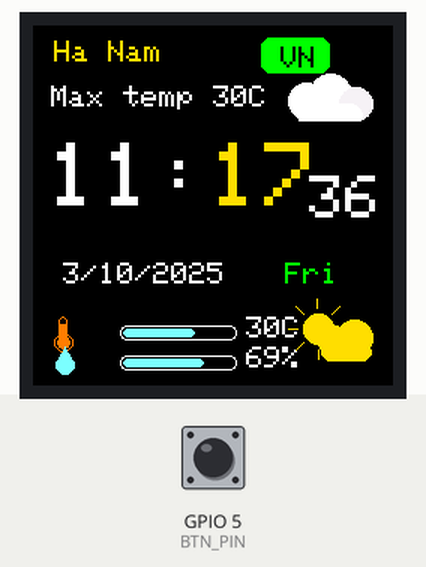
Recording of a sketch running on a simulated ESP32-C3. On the bench: 240×240 colour display. The inputs (shaded band) are chosen by the test bench; at power-on: GPIO 5 (BTN_PIN) HIGH.

Above: at 1.6 s.
1.7 s: GPIO 5 (BTN_PIN) pulled LOW for 0.15 s
At 2.3 s:
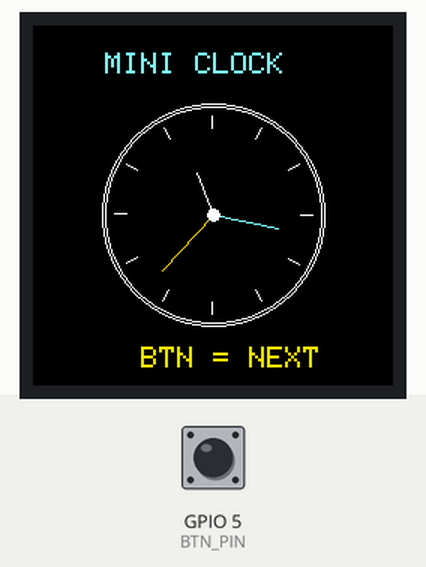
4.8 s: GPIO 5 (BTN_PIN) pulled LOW for 1 s
At 6.1 s:
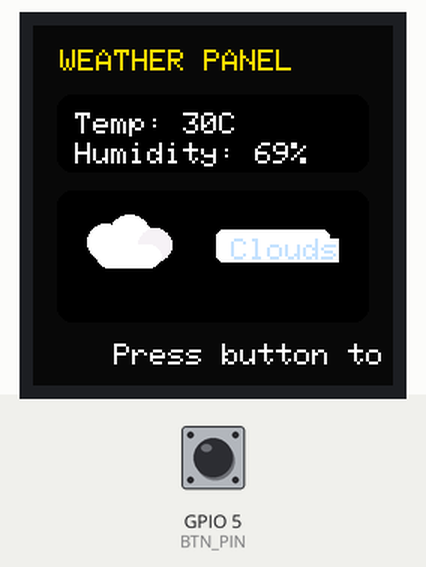
7.3 s: GPIO 5 (BTN_PIN) pulled LOW for 0.15 s
At 8.8 s:
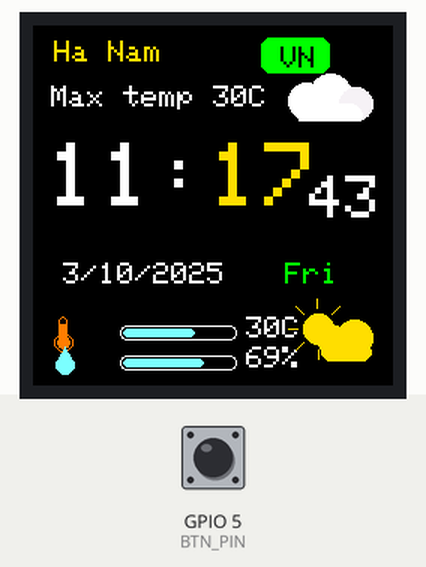
10.4 s: GPIO 5 (BTN_PIN) pulled LOW for 1 s
At 12.4 s:
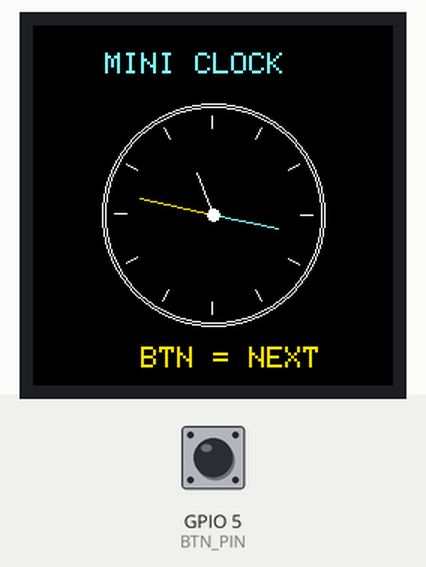
12.9 s: GPIO 5 (BTN_PIN) pulled LOW for 3.2 s
At 13.5 s:
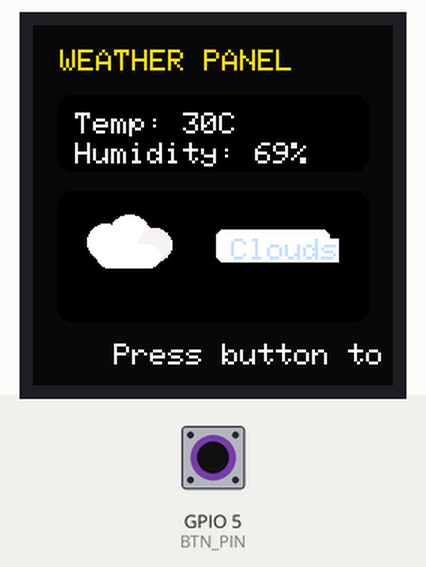
Timing chart, 0 to 15.9 s (numbered marks = the images above; inputs shaded):
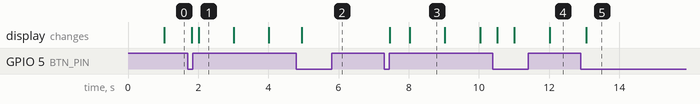

Measured:
- after the input at 1.7 s, the display: first changes after 0.12 s (image 1 shows a later state)
- after the input at 4.8 s, the display: changes after 0.15 s (image 2)
- after the input at 7.3 s, the display: first changes after 0.16 s (image 3 shows a later state)
- after the input at 10.4 s, the display: first changes after 0.12 s (image 4 shows a later state)
- after the input at 12.9 s, the display: changes after 0.16 s (image 5)
- what the display in image 1 shows lasts 1.0 s, from 2.0 s to 3.0 s

The sketch:

esp32c3_clock_v1_three_faces.ino
```cpp
#include <Adafruit_GFX.h>
#include <Adafruit_ST7789.h>
#include <SPI.h>

#define TFT_CS   7
#define TFT_DC   2
#define TFT_RST  3
#define TFT_SCLK 4
#define TFT_MOSI 6
#define BTN_PIN  5

Adafruit_ST7789 tft = Adafruit_ST7789(TFT_CS, TFT_DC, TFT_RST);

unsigned long lastTick = 0;
int hh = 11, mm = 17, ss = 35;
int dayNum = 3, monthNum = 10, yearNum = 2025;
const char* weekDay = "Fri";
int tempNow = 30;
int humidity = 69;
const char* city = "Ha Nam";
const char* country = "VN";
const char* weatherLabel = "Clouds";
int face = 0;
bool lastBtn = HIGH;
unsigned long lastDebounce = 0;

uint16_t colBg = ST77XX_BLACK;
uint16_t colWhite = ST77XX_WHITE;
uint16_t colYellow = 0xFEE0;
uint16_t colCyan = 0x7FFF;
uint16_t colGreen = 0x07E0;
uint16_t colBadgeBlue = 0xC71F;
uint16_t colOrange = 0xFD20;

void drawCloud(int x, int y) {
  tft.fillCircle(x + 14, y + 16, 12, colWhite);
  tft.fillCircle(x + 30, y + 12, 14, colWhite);
  tft.fillCircle(x + 47, y + 18, 11, 0xF79E);
  tft.fillRoundRect(x + 8, y + 18, 44, 16, 8, colWhite);
}

void drawSunCloud(int x, int y) {
  tft.fillCircle(x + 18, y + 18, 10, colYellow);
  for (int i = 0; i < 8; i++) {
    float a = i * 0.785398;
    int x1 = x + 18 + cos(a) * 14;
    int y1 = y + 18 + sin(a) * 14;
    int x2 = x + 18 + cos(a) * 20;
    int y2 = y + 18 + sin(a) * 20;
    tft.drawLine(x1, y1, x2, y2, colYellow);
  }
  tft.fillCircle(x + 28, y + 26, 10, colYellow);
  tft.fillCircle(x + 42, y + 24, 12, colYellow);
  tft.fillRoundRect(x + 20, y + 28, 34, 12, 6, colYellow);
}

void drawThermo(int x, int y) {
  tft.drawCircle(x + 6, y + 17, 6, 0xFBE0);
  tft.fillCircle(x + 6, y + 17, 4, 0xFBE0);
  tft.drawRoundRect(x + 3, y, 6, 18, 3, 0xFBE0);
  tft.fillRect(x + 4, y + 5, 4, 9, 0xFBE0);
}

void drawDrop(int x, int y) {
  tft.fillTriangle(x + 6, y, x, y + 10, x + 12, y + 10, colCyan);
  tft.fillCircle(x + 6, y + 12, 6, colCyan);
}

void drawStaticFace0() {
  tft.fillScreen(colBg);

  tft.setTextWrap(false);
  tft.setTextSize(2);
  tft.setTextColor(colYellow, colBg);
  tft.setCursor(14, 10);
  tft.print(city);

  tft.fillRoundRect(152, 8, 46, 24, 6, colGreen);
  tft.setTextColor(colBg, colGreen);
  tft.setCursor(165, 14);
  tft.print(country);

  tft.setTextColor(colWhite, colBg);
  tft.setCursor(12, 40);
  tft.print("Max temp 30C");

  drawCloud(168, 34);

  tft.fillRoundRect(150, 92, 72, 22, 5, colWhite);
  tft.setTextColor(colBadgeBlue, colWhite);
  tft.setCursor(158, 98);
  tft.print(weatherLabel);

  tft.setTextColor(colWhite, colBg);
  tft.setTextSize(2);
  tft.setCursor(20, 158);
  tft.print(dayNum);
  tft.print("/");
  tft.print(monthNum);
  tft.print("/");
  tft.print(yearNum);

  tft.setTextColor(colGreen, colBg);
  tft.setCursor(168, 158);
  tft.print(weekDay);

  drawThermo(14, 194);
  drawDrop(15, 214);

  tft.drawRoundRect(58, 200, 78, 10, 4, colWhite);
  tft.fillRoundRect(60, 202, 48, 6, 3, colCyan);
  tft.drawRoundRect(58, 220, 78, 10, 4, colWhite);
  tft.fillRoundRect(60, 222, 54, 6, 3, colCyan);

  tft.setTextColor(colWhite, colBg);
  tft.setCursor(142, 194);
  tft.print(tempNow);
  tft.print("C");
  tft.setCursor(142, 214);
  tft.print(humidity);
  tft.print("%");

  drawSunCloud(172, 184);
}

void drawTimeBlock() {
  tft.fillRect(8, 64, 224, 84, colBg);

  tft.setTextSize(6);
  tft.setTextColor(colWhite, colBg);
  tft.setCursor(10, 78);
  if (hh < 10) tft.print("0");
  tft.print(hh);
  tft.print(":");

  tft.setTextColor(colYellow, colBg);
  if (mm < 10) tft.print("0");
  tft.print(mm);

  tft.setTextSize(4);
  tft.setTextColor(colWhite, colBg);
  tft.setCursor(184, 100);
  if (ss < 10) tft.print("0");
  tft.print(ss);
}

void drawFace1() {
  tft.fillScreen(ST77XX_BLACK);
  tft.setTextColor(colCyan, ST77XX_BLACK);
  tft.setTextSize(2);
  tft.setCursor(48, 18);
  tft.print("MINI CLOCK");

  tft.drawCircle(120, 126, 72, colWhite);
  tft.drawCircle(120, 126, 74, colWhite);
  for (int i = 0; i < 12; i++) {
    float a = (i * 30 - 90) * 0.0174533;
    int x1 = 120 + cos(a) * 58;
    int y1 = 126 + sin(a) * 58;
    int x2 = 120 + cos(a) * 66;
    int y2 = 126 + sin(a) * 66;
    tft.drawLine(x1, y1, x2, y2, colWhite);
  }
  tft.setCursor(72, 214);
  tft.setTextColor(colYellow, ST77XX_BLACK);
  tft.print("BTN = NEXT");
}

void updateFace1Hands() {
  tft.fillCircle(120, 126, 52, ST77XX_BLACK);
  for (int i = 0; i < 12; i++) {
    float a = (i * 30 - 90) * 0.0174533;
    int x1 = 120 + cos(a) * 58;
    int y1 = 126 + sin(a) * 58;
    int x2 = 120 + cos(a) * 66;
    int y2 = 126 + sin(a) * 66;
    tft.drawLine(x1, y1, x2, y2, colWhite);
  }
  float ah = ((hh % 12) * 30 + mm * 0.5 - 90) * 0.0174533;
  float am = (mm * 6 - 90) * 0.0174533;
  float as = (ss * 6 - 90) * 0.0174533;
  tft.drawLine(120, 126, 120 + cos(ah) * 30, 126 + sin(ah) * 30, colWhite);
  tft.drawLine(120, 126, 120 + cos(am) * 44, 126 + sin(am) * 44, colCyan);
  tft.drawLine(120, 126, 120 + cos(as) * 50, 126 + sin(as) * 50, colYellow);
  tft.fillCircle(120, 126, 4, colWhite);
}

void drawFace2() {
  tft.fillScreen(0x0841);
  tft.setTextColor(colYellow, 0x0841);
  tft.setTextSize(2);
  tft.setCursor(18, 16);
  tft.print("WEATHER PANEL");

  tft.fillRoundRect(16, 46, 208, 52, 10, ST77XX_BLACK);
  tft.setTextColor(colWhite, ST77XX_BLACK);
  tft.setCursor(28, 58);
  tft.print("Temp: "); tft.print(tempNow); tft.print("C");
  tft.setCursor(28, 78);
  tft.print("Humidity: "); tft.print(humidity); tft.print("%");

  tft.fillRoundRect(16, 110, 208, 88, 10, ST77XX_BLACK);
  drawCloud(34, 128);
  tft.fillRoundRect(122, 136, 76, 22, 5, colWhite);
  tft.setTextColor(colBadgeBlue, colWhite);
  tft.setCursor(132, 142);
  tft.print(weatherLabel);

  tft.setTextColor(colWhite, 0x0841);
  tft.setCursor(54, 212);
  tft.print("Press button to switch");
}

void drawCurrentFace() {
  if (face == 0) {
    drawStaticFace0();
    drawTimeBlock();
  } else if (face == 1) {
    drawFace1();
    updateFace1Hands();
  } else {
    drawFace2();
  }
}

void handleButton() {
  bool reading = digitalRead(BTN_PIN);
  if (reading != lastBtn) lastDebounce = millis();

  if ((millis() - lastDebounce) > 40) {
    static bool latched = HIGH;
    if (latched == HIGH && reading == LOW) {
      face = (face + 1) % 3;
      drawCurrentFace();
    }
    latched = reading;
  }
  lastBtn = reading;
}

void tickClock() {
  ss++;
  if (ss >= 60) { ss = 0; mm++; }
  if (mm >= 60) { mm = 0; hh++; }
  if (hh >= 24) hh = 0;
}

void setup() {
  pinMode(BTN_PIN, INPUT_PULLUP);
  SPI.begin(TFT_SCLK, -1, TFT_MOSI, TFT_CS);
  tft.init(240, 240);
  tft.setRotation(0);
  drawCurrentFace();
}

void loop() {
  handleButton();
  if (millis() - lastTick >= 1000) {
    lastTick = millis();
    tickClock();
    if (face == 0) drawTimeBlock();
    if (face == 1) updateFace1Hands();
  }
}
```
